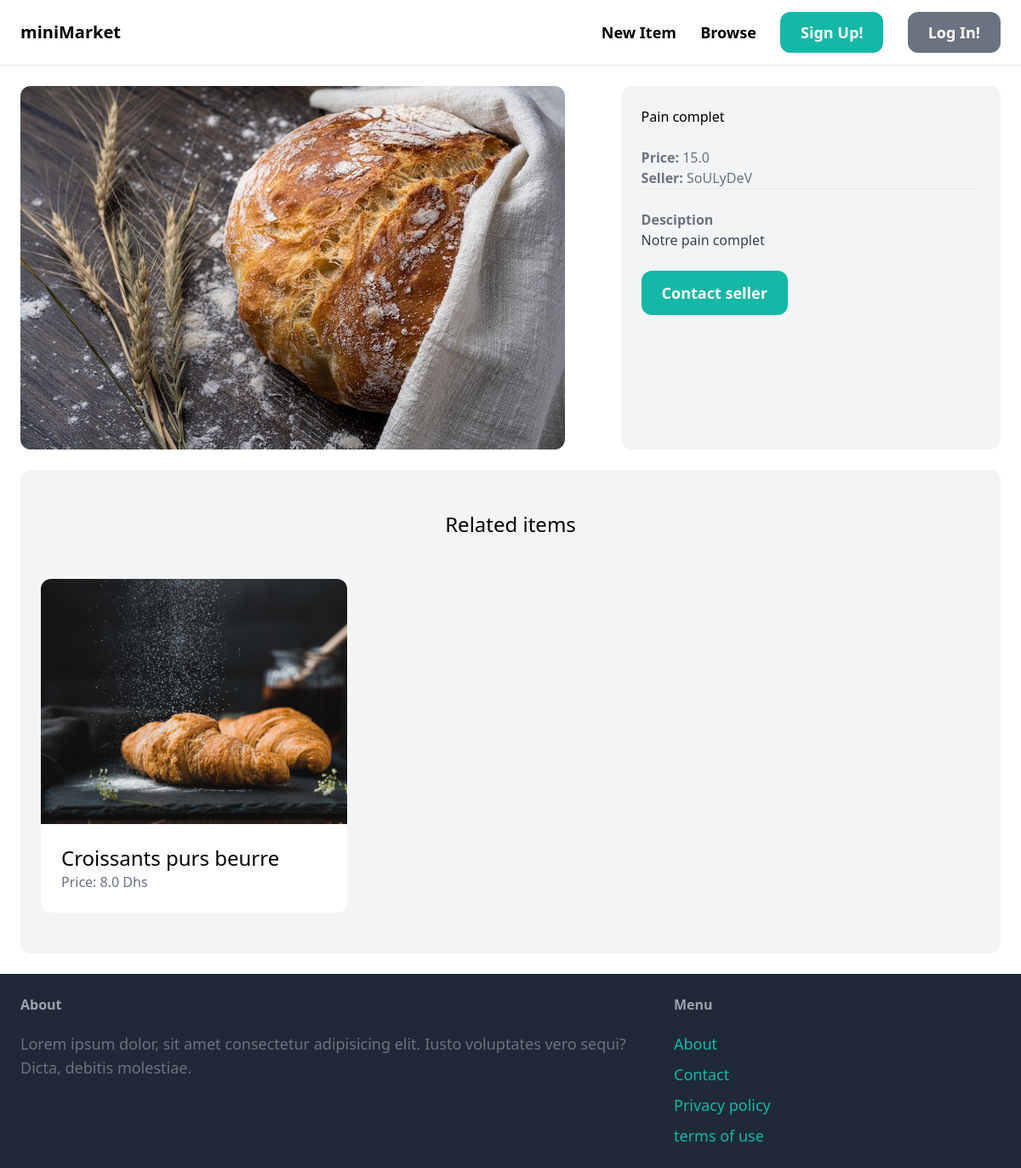
Page /items/1/ on the committed database.
### item/models.py (models this page shows, shortened)
class Item(models.Model):
    category = models.ForeignKey(Category, related_name='items', on_delete=models.CASCADE)
    name = models.CharField(max_length=255)
    description = models.TextField(blank=True, null=True)
    price = models.FloatField()
    image = models.ImageField(upload_to='item_images', blank=True, null=True)
    is_sold = models.BooleanField(default=False)
    created_by = models.ForeignKey(User, related_name='items', on_delete=models.CASCADE)
    created_at = models.DateTimeField(auto_now_add=True)

### item/views.py (the view)
# urls.py: path('<int:pk>/', views.detail, name='detail'),
def detail(request, pk):
    item = get_object_or_404(Item, pk=pk)
    related_items = Item.objects.filter(category=item.category, is_sold=False).exclude(pk=pk)[0:3]
    return render(request, 'item/detail.html', {
        'item': item,
        'related_items': related_items
    })

### item/templates/item/detail.html (shortened to what this page needs)
{% extends 'core/base.html' %}
{% block content %}
<div class="grid grid-cols-5 gap-6">
    <div class="col-span-3">
        <img src="{{ item.image.url }}" class="rounded-xl">
    </div>
    <div class="col-span-2 p-6 bg-gray-100 rounded-xl">
        <h1 class="mb-6 text-3-xl">{{ item.name }}</h1>
        <p class="text-gray-500"><strong>Price: </strong>{{ item.price }}</p>
        <p class="text-gray-500"><strong>Seller: </strong>{{ item.created_by }}</p>
        <hr>
        {% if item.description %}
            <p class="mt-6 text-gray-700">
                <strong class="text-gray-500">Desciption</strong><br>
                {{ item.description }}
            </p>
        {% endif %}
        <a href="#" class="inline-block mt-6 px-6 py-3 text-lg font-semibold bg-teal-500 text-white rounded-xl hover:bg-teal-700">Contact seller</a>
    </div>
</div>
<div class="mt-6 px-6 py-12 bg-gray-100 rounded-xl">
    <h2 class="mb-12 text-2xl text-center">Related items</h2>
    <div class="grid grid-cols-3 gap-3">
        {% for item in related_items %}
        <div>
            <a href="{% url 'item:detail' item.id %}">
                <div>
                    <img src="{{ item.image.url }}" class="rounded-t-xl">
                </div>
                <div class="p-6 bg-white rounded-b-xl">
                    <h2 class="text-2xl">{{ item.name }}</h2>
                    <p class="text-gray-500">Price: {{ item.price }} Dhs</p>
                </div>
            </a>
        </div>
        {% endfor %}
    </div>
</div>
{% endblock %}

### rows in the picture
Item: image (picture), name "Pain complet", price "15.0", created_by "SoULyDeV", description "Notre pain complet"
Item: image (picture), name "Croissants purs beurre", price "8.0"
